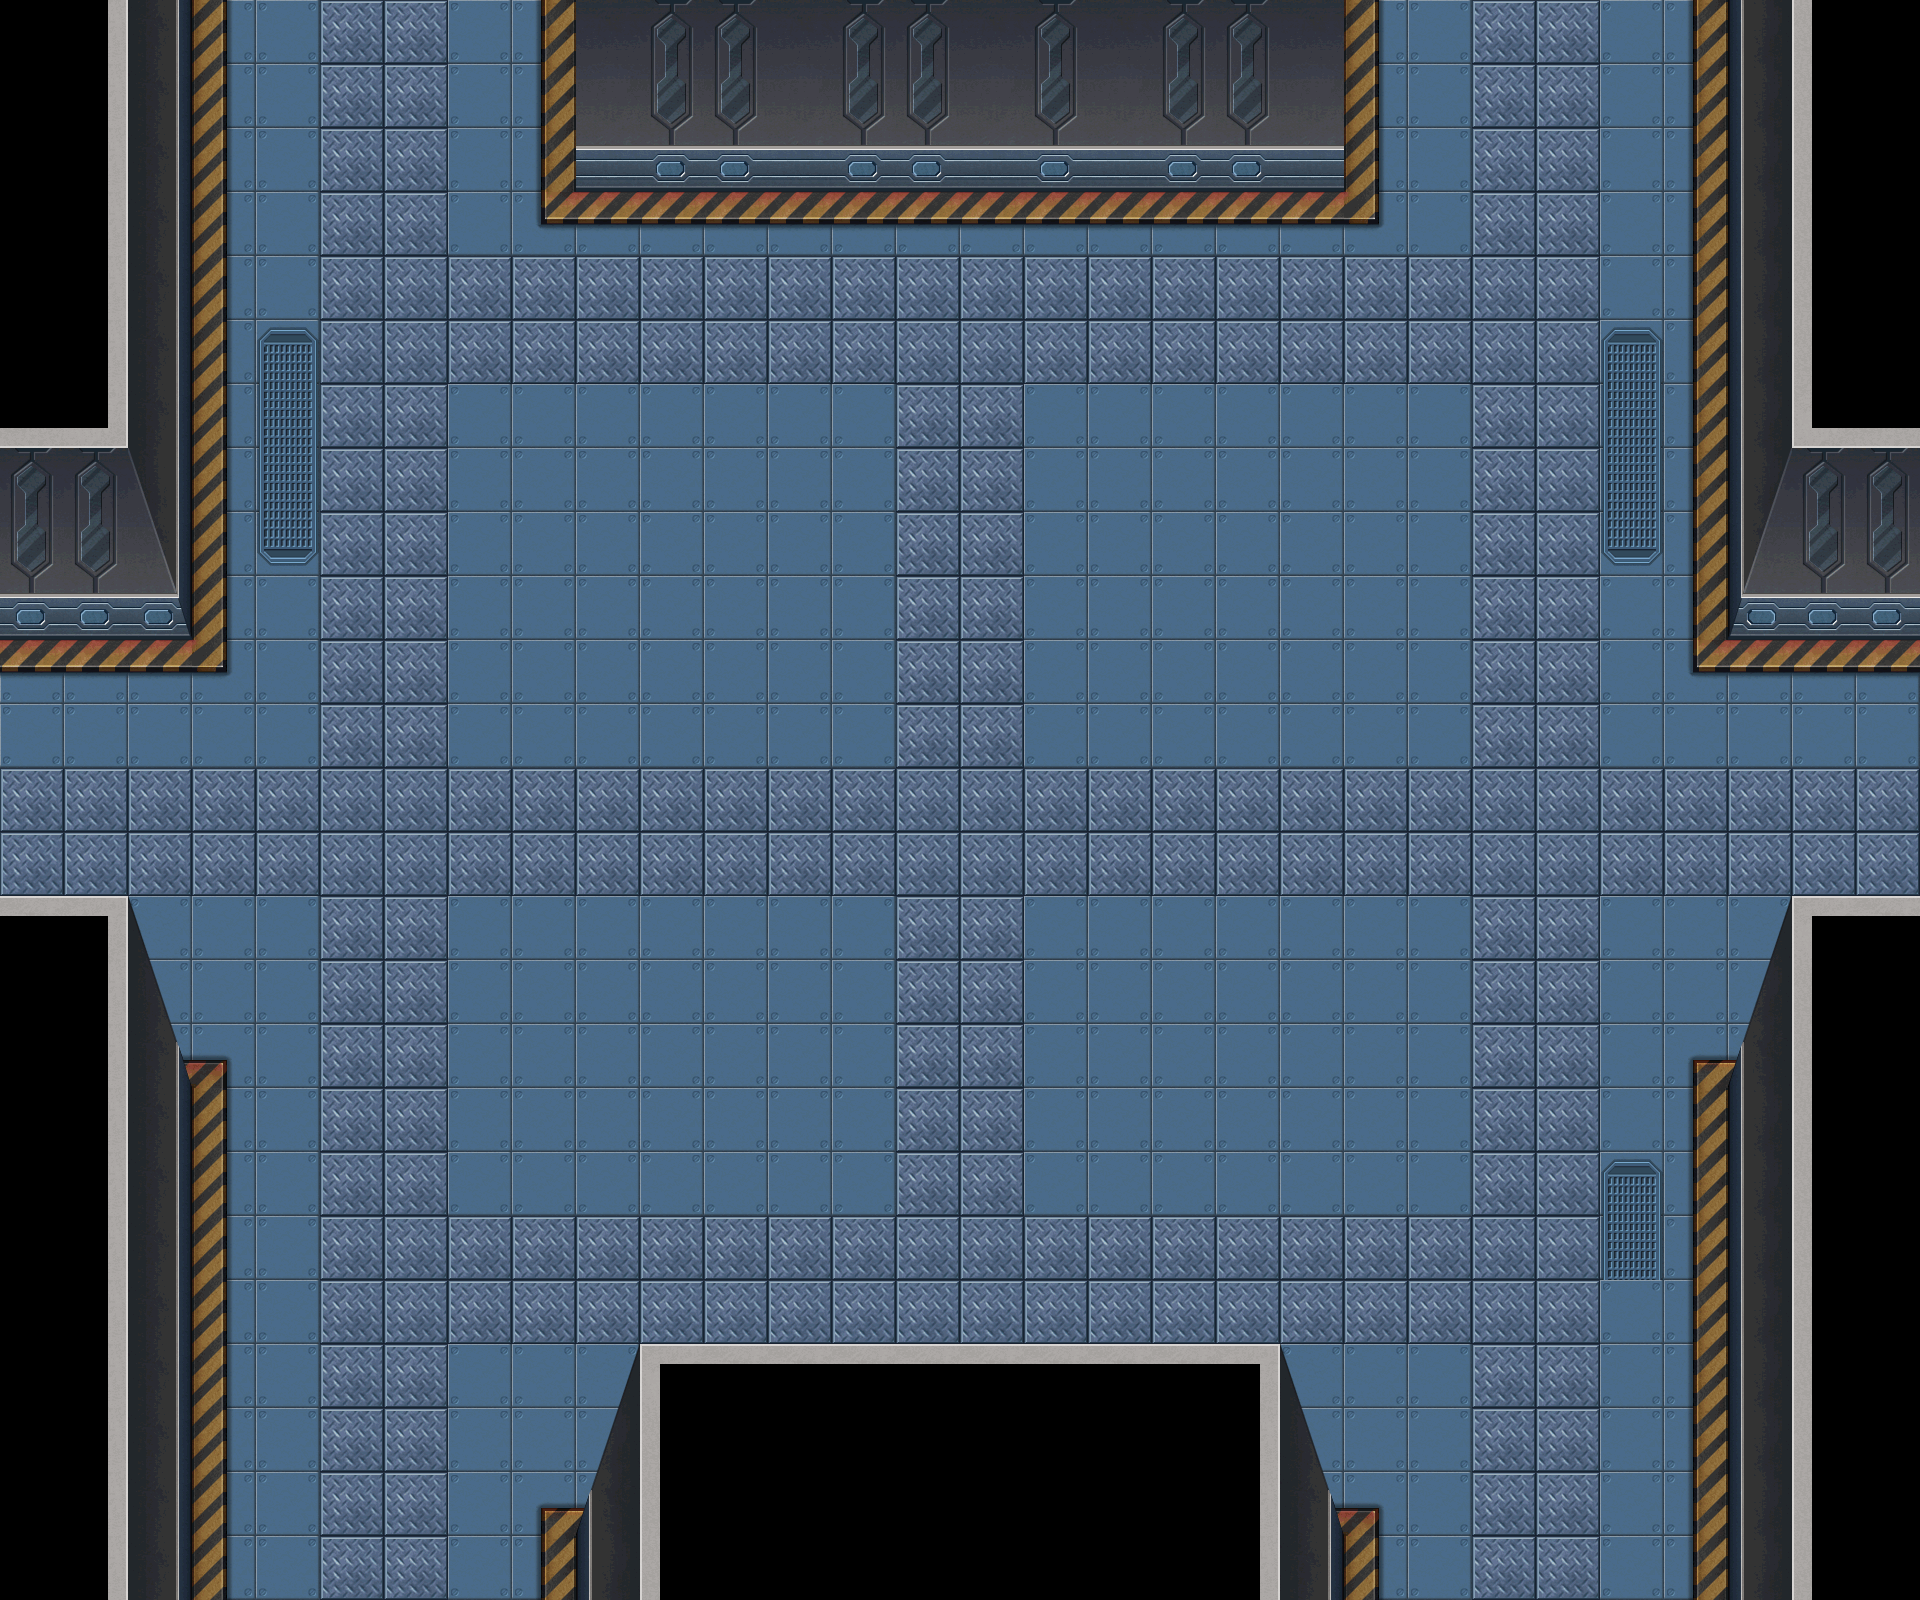

Rendered tile map (Tiled .tmx) drawn with the repository's tilesets; below, a short description and the map source with its tile grids summarised:
An orthogonal 30x25 tile map with 64x64 px tiles, 1 tile layer (background), 32 tilesets and 69 objects (10x collide, 9x collide_bullet).

<map version="1.0" orientation="orthogonal" width="30" height="25" tilewidth="64" tileheight="64">
 <tileset firstgid="1" name="jianzhu3_huatai" tilewidth="129" tileheight="173">
  <image source="jianzhu3_huatai.png" width="129" height="173" />
 </tileset>
 <tileset firstgid="2" name="jianzhu3_chuang02" tilewidth="52" tileheight="386">
  <image source="jianzhu3_chuang02.png" width="52" height="386" />
 </tileset>
 <tileset firstgid="3" name="jianzhu3_chuang01" tilewidth="52" tileheight="386">
  <image source="jianzhu3_chuang01.png" width="52" height="386" />
 </tileset>
 <tileset firstgid="4" name="jianzhu3_dianti" tilewidth="172" tileheight="196">
  <image source="jianzhu3_dianti.png" width="172" height="196" />
 </tileset>
 <tileset firstgid="5" name="jianzhu3_langan01" tilewidth="223" tileheight="105">
  <image source="jianzhu3_langan01.png" width="223" height="105" />
 </tileset>
 <tileset firstgid="6" name="jianzhu3_keng01" tilewidth="293" tileheight="131">
  <image source="jianzhu3_keng01.png" width="293" height="131" />
 </tileset>
 <tileset firstgid="7" name="jianzhu3_keng03" tilewidth="102" tileheight="39">
  <image source="jianzhu3_keng03.png" width="102" height="39" />
 </tileset>
 <tileset firstgid="8" name="jianzhu3_keng04" tilewidth="52" tileheight="20">
  <image source="jianzhu3_keng04.png" width="52" height="20" />
 </tileset>
 <tileset firstgid="9" name="jianzhu3_yizi01" tilewidth="85" tileheight="229">
  <image source="jianzhu3_yizi01.png" width="85" height="229" />
 </tileset>
 <tileset firstgid="10" name="jianzhu3_yizi02" tilewidth="85" tileheight="229">
  <image source="jianzhu3_yizi02.png" width="85" height="229" />
 </tileset>
 <tileset firstgid="11" name="jianzhu3_zhuozi01" tilewidth="518" tileheight="213">
  <image source="jianzhu3_zhuozi01.png" width="518" height="213" />
 </tileset>
 <tileset firstgid="12" name="jianzhu3_zhuozi02" tilewidth="202" tileheight="256">
  <image source="jianzhu3_zhuozi02.png" width="202" height="256" />
 </tileset>
 <tileset firstgid="13" name="jianzhu3_zhuozi03" tilewidth="202" tileheight="256">
  <image source="jianzhu3_zhuozi03.png" width="202" height="256" />
 </tileset>
 <tileset firstgid="14" name="jianzhu_xuezi01" tilewidth="242" tileheight="196">
  <image source="jianzhu_xuezi01.png" width="242" height="196" />
 </tileset>
 <tileset firstgid="15" name="jianzhu_xuezi02" tilewidth="219" tileheight="141">
  <image source="jianzhu_xuezi02.png" width="219" height="141" />
 </tileset>
 <tileset firstgid="16" name="jianzhu_xuezi03" tilewidth="192" tileheight="132">
  <image source="jianzhu_xuezi03.png" width="192" height="132" />
 </tileset>
 <tileset firstgid="17" name="jianzhu_xuezi04" tilewidth="421" tileheight="156">
  <image source="jianzhu_xuezi04.png" width="421" height="156" />
 </tileset>
 <tileset firstgid="18" name="jianzhu_xuezi05" tilewidth="180" tileheight="297">
  <image source="jianzhu_xuezi05.png" width="180" height="297" />
 </tileset>
 <tileset firstgid="19" name="jianzhu_xiangzi05" tilewidth="150" tileheight="170">
  <image source="jianzhu_xiangzi05.png" width="150" height="170" />
 </tileset>
 <tileset firstgid="20" name="jianzhu_xiangzi06" tilewidth="90" tileheight="113">
  <image source="jianzhu_xiangzi06.png" width="90" height="113" />
 </tileset>
 <tileset firstgid="21" name="jianzhu_xiangzi02" tilewidth="122" tileheight="126">
  <image source="jianzhu_xiangzi02.png" width="122" height="126" />
 </tileset>
 <tileset firstgid="22" name="jianzhu_xiangzi03" tilewidth="122" tileheight="76">
  <image source="jianzhu_xiangzi03.png" width="122" height="76" />
 </tileset>
 <tileset firstgid="23" name="jianzhu2_xiangzi0" tilewidth="192" tileheight="168">
  <image source="jianzhu2_xiangzi0.png" width="192" height="168" />
 </tileset>
 <tileset firstgid="24" name="jianzhu_xiangzi04" tilewidth="183" tileheight="126">
  <image source="jianzhu_xiangzi04.png" width="183" height="126" />
 </tileset>
 <tileset firstgid="25" name="jianzhu_xiangzi01" tilewidth="71" tileheight="80">
  <image source="jianzhu_xiangzi01.png" width="71" height="80" />
 </tileset>
 <tileset firstgid="26" name="jianzhu_xiangzi07" tilewidth="92" tileheight="112">
  <image source="jianzhu_xiangzi07.png" width="92" height="112" />
 </tileset>
 <tileset firstgid="27" name="jianzhu_qiang01" tilewidth="92" tileheight="54">
  <image source="jianzhu_qiang01.png" width="92" height="54" />
 </tileset>
 <tileset firstgid="28" name="bg05" tilewidth="64" tileheight="64">
  <image source="bg05.png" width="512" height="512" />
 </tileset>
 <tileset firstgid="92" name="jianzhu5_chuangzi" tilewidth="374" tileheight="143">
  <image source="jianzhu5_chuangzi.png" width="374" height="143" />
 </tileset>
 <tileset firstgid="93" name="jianzhu5_syt" tilewidth="584" tileheight="179">
  <image source="jianzhu5_syt.png" width="584" height="179" />
 </tileset>
 <tileset firstgid="94" name="jianzhu3_keng02" tilewidth="152" tileheight="79">
  <image source="jianzhu3_keng02.png" width="152" height="79" />
 </tileset>
 <tileset firstgid="95" name="jianzhu_xuezi05" tilewidth="180" tileheight="297">
  <image source="jianzhu_xuezi05.png" width="180" height="297" />
 </tileset>
 <layer name="background" width="30" height="25">
  <data>[750 cells, 750 non-empty, 41 distinct tile ids]</data>
 </layer>
 <objectgroup name="rightboli" width="30" height="25">
  <properties>
   <property name="filename" value="jianzhu3_chuang02.png" />
   <property name="groundlayer" value="1" />
  </properties>
  <object gid="2" x="1740" y="179">
   <properties>
    <property name="groundZ" value="2" />
   </properties>
  </object>
  <object gid="2" x="1740" y="503">
   <properties>
    <property name="groundZ" value="2" />
   </properties>
  </object>
  <object gid="2" x="1741" y="1366">
   <properties>
    <property name="groundZ" value="2" />
   </properties>
  </object>
  <object gid="2" x="1741" y="1700">
   <properties>
    <property name="groundZ" value="2" />
   </properties>
  </object>
 </objectgroup>
 <objectgroup name="window" width="30" height="25">
  <properties>
   <property name="filename" value="jianzhu5_chuangzi.png" />
   <property name="groundlayer" value="1" />
  </properties>
  <object gid="92" x="777" y="144">
   <properties>
    <property name="groundZ" value="1" />
   </properties>
  </object>
 </objectgroup>
 <objectgroup name="deskbig" width="30" height="25">
  <properties>
   <property name="buildlayer" value="1" />
   <property name="filename" value="jianzhu3_zhuozi01.png" />
  </properties>
  <object gid="11" x="2005" y="1153" />
 </objectgroup>
 <objectgroup name="flower" width="30" height="25">
  <properties>
   <property name="filename" value="jianzhu3_huatai.png" />
   <property name="groundlayer" value="1" />
  </properties>
  <object gid="1" x="2134" y="477">
   <properties>
    <property name="groundZ" value="4" />
   </properties>
  </object>
  <object gid="1" x="2136" y="844">
   <properties>
    <property name="groundZ" value="3" />
   </properties>
  </object>
  <object gid="1" x="2235" y="644">
   <properties>
    <property name="groundZ" value="3" />
   </properties>
  </object>
 </objectgroup>
 <objectgroup name="rightdoor" width="30" height="25">
  <properties>
   <property name="filename" value="jianzhu3_men02.png" />
   <property name="groundlayer" value="1" />
  </properties>
 </objectgroup>
 <objectgroup name="rightdooropen" width="30" height="25">
  <properties>
   <property name="filename" value="jianzhu3_men04.png" />
   <property name="groundlayer" value="1" />
  </properties>
 </objectgroup>
 <objectgroup name="leftdoor" width="30" height="25">
  <properties>
   <property name="filename" value="jianzhu3_men01.png" />
   <property name="groundlayer" value="1" />
  </properties>
 </objectgroup>
 <objectgroup name="leftdooropen" width="30" height="25">
  <properties>
   <property name="filename" value="jianzhu3_men03.png" />
   <property name="groundlayer" value="1" />
  </properties>
 </objectgroup>
 <objectgroup name="leftboli" width="30" height="25">
  <properties>
   <property name="filename" value="jianzhu3_chuang01.png" />
   <property name="groundlayer" value="1" />
  </properties>
  <object gid="3" x="127" y="1346">
   <properties>
    <property name="groundZ" value="2" />
   </properties>
  </object>
  <object gid="3" x="127" y="191">
   <properties>
    <property name="groundZ" value="2" />
   </properties>
  </object>
  <object gid="3" x="127" y="506">
   <properties>
    <property name="groundZ" value="2" />
   </properties>
  </object>
  <object gid="3" x="126" y="1689">
   <properties>
    <property name="groundZ" value="2" />
   </properties>
  </object>
 </objectgroup>
 <objectgroup name="door" width="30" height="25">
  <properties>
   <property name="filename" value="jianzhu3_dianti.png" />
   <property name="groundlayer" value="1" />
  </properties>
  <object gid="4" x="2406" y="608">
   <properties>
    <property name="groundZ" value="1" />
   </properties>
  </object>
 </objectgroup>
 <objectgroup name="keng1" width="30" height="25">
  <properties>
   <property name="filename" value="jianzhu3_keng01.png" />
   <property name="groundlayer" value="1" />
  </properties>
  <object gid="6" x="590" y="566" />
  <object gid="6" x="1102" y="1143" />
 </objectgroup>
 <objectgroup name="keng2" width="30" height="25">
  <properties>
   <property name="filename" value="jianzhu3_keng02.png" />
   <property name="groundlayer" value="1" />
  </properties>
  <object gid="94" x="474" y="987" />
  <object gid="94" x="1241" y="667" />
 </objectgroup>
 <objectgroup name="keng3" width="30" height="25">
  <properties>
   <property name="filename" value="jianzhu3_keng03.png" />
   <property name="groundlayer" value="1" />
  </properties>
  <object gid="7" x="1066" y="440" />
 </objectgroup>
 <objectgroup name="keng4" width="30" height="25">
  <properties>
   <property name="filename" value="jianzhu3_keng04.png" />
   <property name="groundlayer" value="1" />
  </properties>
  <object gid="8" x="509" y="1452" />
 </objectgroup>
 <objectgroup name="chairleft" width="30" height="25">
  <properties>
   <property name="filename" value="jianzhu3_yizi01.png" />
   <property name="groundlayer" value="1" />
  </properties>
  <object gid="9" x="2139" y="1464">
   <properties>
    <property name="groundZ" value="5" />
   </properties>
  </object>
 </objectgroup>
 <objectgroup name="chairright" width="30" height="25">
  <properties>
   <property name="filename" value="jianzhu3_yizi02.png" />
   <property name="groundlayer" value="1" />
  </properties>
  <object gid="10" x="2032" y="1460">
   <properties>
    <property name="groundZ" value="5" />
   </properties>
  </object>
 </objectgroup>
 <objectgroup name="deskleft" width="30" height="25">
  <properties>
   <property name="filename" value="jianzhu3_zhuozi02.png" />
   <property name="groundlayer" value="1" />
  </properties>
  <object gid="12" x="2279" y="1410" />
 </objectgroup>
 <objectgroup name="deskright" width="30" height="25">
  <properties>
   <property name="filename" value="jianzhu3_zhuozi03.png" />
   <property name="groundlayer" value="1" />
  </properties>
  <object gid="13" x="2527" y="1450" />
 </objectgroup>
 <objectgroup name="blood1" width="30" height="25">
  <properties>
   <property name="filename" value="jianzhu_xuezi01.png" />
   <property name="groundlayer" value="1" />
  </properties>
  <object gid="14" x="1415" y="148">
   <properties>
    <property name="groundZ" value="1" />
   </properties>
  </object>
  <object gid="14" x="715" y="1245">
   <properties>
    <property name="groundZ" value="1" />
   </properties>
  </object>
  <object gid="14" x="936" y="712">
   <properties>
    <property name="groundZ" value="1" />
   </properties>
  </object>
 </objectgroup>
 <objectgroup name="blood2" width="30" height="25">
  <properties>
   <property name="filename" value="jianzhu_xuezi02.png" />
   <property name="groundlayer" value="1" />
  </properties>
  <object gid="15" x="224" y="1125">
   <properties>
    <property name="groundZ" value="1" />
   </properties>
  </object>
 </objectgroup>
 <objectgroup name="blood3" width="30" height="25">
  <properties>
   <property name="filename" value="jianzhu_xuezi03.png" />
   <property name="groundlayer" value="1" />
  </properties>
  <object gid="16" x="470" y="744">
   <properties>
    <property name="groundZ" value="1" />
   </properties>
  </object>
  <object gid="16" x="1321" y="979">
   <properties>
    <property name="groundZ" value="1" />
   </properties>
  </object>
  <object gid="16" x="1321" y="467">
   <properties>
    <property name="groundZ" value="1" />
   </properties>
  </object>
 </objectgroup>
 <objectgroup name="blood4" width="30" height="25">
  <properties>
   <property name="filename" value="jianzhu_xuezi04.png" />
   <property name="groundlayer" value="1" />
  </properties>
  <object gid="17" x="1674" y="906" />
  <object gid="17" x="-142" y="900" />
 </objectgroup>
 <objectgroup name="blood5" width="30" height="25">
  <properties>
   <property name="filename" value="jianzhu_xuezi05.png" />
   <property name="groundlayer" value="1" />
  </properties>
  <object gid="95" x="281" y="1737" />
  <object gid="18" x="1433" y="1612" />
  <object gid="18" x="288" y="206" />
 </objectgroup>
 <objectgroup name="blackboxb" width="30" height="25">
  <properties>
   <property name="filename" value="jianzhu_xiangzi05.png" />
   <property name="groundlayer" value="1" />
  </properties>
  <object gid="19" x="1823" y="738">
   <properties>
    <property name="groundZ" value="2" />
   </properties>
  </object>
 </objectgroup>
 <objectgroup name="zhuozi" width="30" height="25">
  <properties>
   <property name="buildlayer" value="1" />
   <property name="filename" value="jianzhu5_syt.png" />
  </properties>
  <object gid="93" x="1984" y="212" />
 </objectgroup>
 <objectgroup name="mutouboxb" width="30" height="25">
  <properties>
   <property name="buildlayer" value="1" />
   <property name="filename" value="jianzhu_xiangzi04.png" />
  </properties>
  <object gid="24" x="1162" y="261">
   <properties>
    <property name="groundZ" value="3" />
   </properties>
  </object>
 </objectgroup>
 <objectgroup name="greenboxb" width="30" height="25">
  <properties>
   <property name="filename" value="jianzhu_xiangzi02.png" />
   <property name="groundlayer" value="1" />
  </properties>
  <object gid="21" x="1040" y="249">
   <properties>
    <property name="groundZ" value="3" />
   </properties>
  </object>
 </objectgroup>
 <objectgroup name="blackboxs" width="30" height="25">
  <properties>
   <property name="filename" value="jianzhu_xiangzi06.png" />
   <property name="groundlayer" value="1" />
  </properties>
  <object gid="20" x="1730" y="724">
   <properties>
    <property name="groundZ" value="4" />
   </properties>
  </object>
 </objectgroup>
 <objectgroup name="greenbox2" width="30" height="25">
  <properties>
   <property name="filename" value="jianzhu2_xiangzi0.png" />
   <property name="groundlayer" value="1" />
  </properties>
  <object gid="23" x="8" y="767">
   <properties>
    <property name="groundZ" value="3" />
   </properties>
  </object>
 </objectgroup>
 <objectgroup name="greenboxs" width="30" height="25">
  <properties>
   <property name="filename" value="jianzhu_xiangzi03.png" />
   <property name="groundlayer" value="1" />
  </properties>
  <object gid="22" x="-18" y="765">
   <properties>
    <property name="groundZ" value="4" />
   </properties>
  </object>
 </objectgroup>
 <objectgroup name="mutouboxs" width="30" height="25">
  <properties>
   <property name="filename" value="jianzhu_xiangzi01.png" />
   <property name="groundlayer" value="1" />
  </properties>
  <object gid="25" x="1976" y="398">
   <properties>
    <property name="groundZ" value="6" />
   </properties>
  </object>
 </objectgroup>
 <objectgroup name="qiangxieM16" width="30" height="25">
  <properties>
   <property name="filename" value="jianzhu_xiangzi07.png" />
   <property name="groundlayer" value="1" />
  </properties>
  <object gid="26" x="1729" y="716">
   <properties>
    <property name="groundZ" value="10" />
   </properties>
  </object>
  <object gid="26" x="1194" y="246">
   <properties>
    <property name="groundZ" value="10" />
   </properties>
  </object>
 </objectgroup>
 <objectgroup name="qiangxieSVD" width="30" height="25">
  <properties>
   <property name="filename" value="jianzhu_qiang01.png" />
   <property name="groundlayer" value="1" />
  </properties>
  <object gid="27" x="0" y="740">
   <properties>
    <property name="groundZ" value="10" />
   </properties>
  </object>
 </objectgroup>
 <objectgroup name="warning" width="30" height="25">
  <properties>
   <property name="filename" value="jianzhu3_langan01.png" />
   <property name="groundlayer" value="1" />
  </properties>
  <object gid="5" x="609" y="240">
   <properties>
    <property name="groundZ" value="4" />
   </properties>
  </object>
  <object gid="5" x="828" y="242">
   <properties>
    <property name="groundZ" value="4" />
   </properties>
  </object>
  <object gid="5" x="1735" y="769">
   <properties>
    <property name="groundZ" value="15" />
   </properties>
  </object>
 </objectgroup>
 <objectgroup name="warning2" width="30" height="25">
  <properties>
   <property name="buildlayer" value="1" />
   <property name="filename" value="jianzhu3_langan01.png" />
  </properties>
 </objectgroup>
 <objectgroup name="collide_people" width="30" height="25">
  <object type="collide" x="-23" y="-61" width="215" height="825" />
  <object type="collide" x="571" y="-100" width="780" height="349" />
  <object type="collide" x="1722" y="-34" width="265" height="798" />
  <object type="collide" x="1725" y="905" width="345" height="743" />
  <object type="collide" x="571" y="1356" width="776" height="281" />
  <object type="collide" x="-13" y="905" width="208" height="715" />
  <object type="collide" x="107" y="1608" width="1913" height="98" />
  <object type="collide" x="1931" y="702" width="71" height="262" />
  <object type="collide" x="-81" y="721" width="74" height="307" />
  <object type="collide" x="34" y="-119" width="1889" height="104" />
 </objectgroup>
 <objectgroup name="collide_bullet" width="30" height="25">
  <object type="collide_bullet" x="-51" y="-44" width="224" height="618" />
  <object type="collide_bullet" x="576" y="-142" width="767" height="302" />
  <object type="collide_bullet" x="1744" y="-28" width="224" height="618" />
  <object type="collide_bullet" x="1792" y="895" width="224" height="618" />
  <object type="collide_bullet" x="1753" y="1016" width="224" height="618" />
  <object type="collide_bullet" x="639" y="1344" width="641" height="294" />
  <object type="collide_bullet" x="-95" y="896" width="224" height="618" />
  <object type="collide_bullet" x="-56" y="1024" width="224" height="618" />
  <object type="collide_bullet" x="1048" y="35" width="249" height="178" />
 </objectgroup>
</map>
